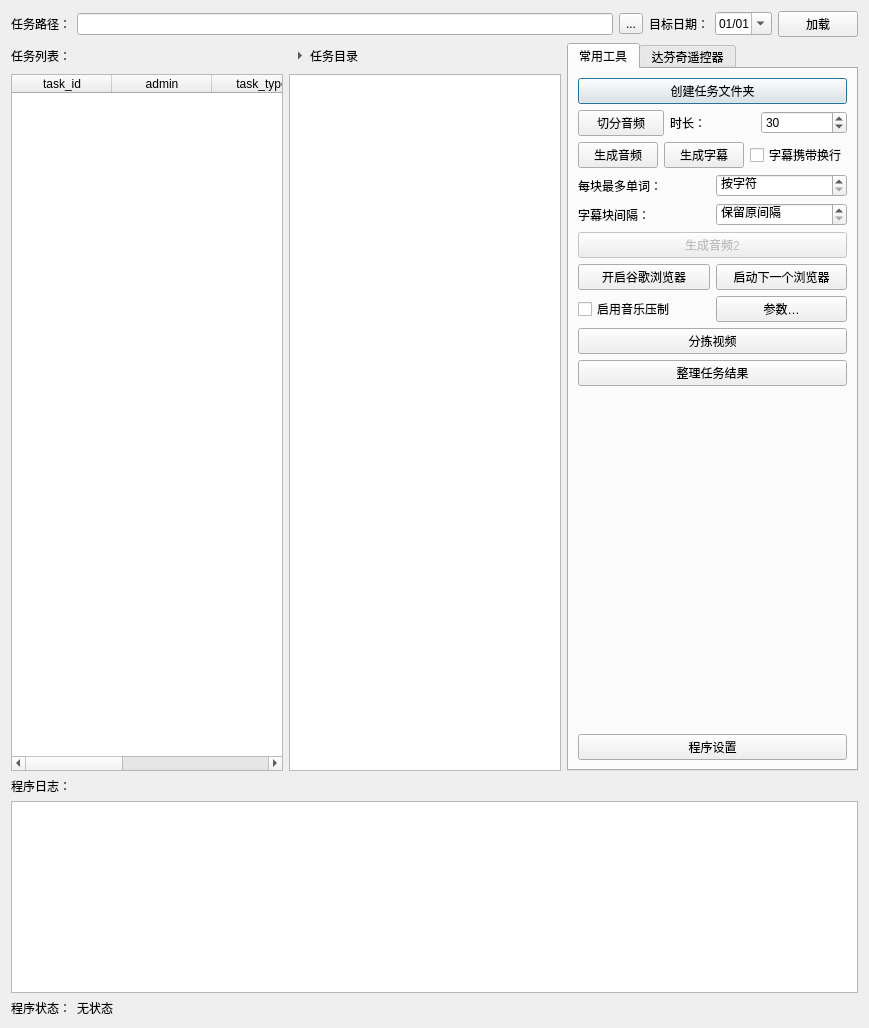
<?xml version="1.0" encoding="UTF-8"?>
<ui version="4.0">
 <class>MainDialog</class>
 <widget class="QDialog" name="MainDialog">
  <property name="geometry">
   <rect>
    <x>0</x>
    <y>0</y>
    <width>869</width>
    <height>1028</height>
   </rect>
  </property>
  <property name="windowTitle">
   <string>做视频辅助工具</string>
  </property>
  <layout class="QGridLayout" name="gridLayout">
   <item row="1" column="0">
    <widget class="QLabel" name="label_4">
     <property name="text">
      <string>任务列表：</string>
     </property>
    </widget>
   </item>
   <item row="4" column="0" colspan="3">
    <widget class="QTextEdit" name="log_text_edit"/>
   </item>
   <item row="5" column="0" colspan="3">
    <layout class="QHBoxLayout" name="horizontalLayout_2">
     <item>
      <widget class="QLabel" name="label_5">
       <property name="text">
        <string>程序状态：</string>
       </property>
      </widget>
     </item>
     <item>
      <widget class="QLabel" name="task_status_label">
       <property name="sizePolicy">
        <sizepolicy hsizetype="Expanding" vsizetype="Preferred">
         <horstretch>0</horstretch>
         <verstretch>0</verstretch>
        </sizepolicy>
       </property>
       <property name="text">
        <string>无状态</string>
       </property>
      </widget>
     </item>
    </layout>
   </item>
   <item row="1" column="2" rowspan="2">
    <widget class="QTabWidget" name="tabWidget">
     <property name="minimumSize">
      <size>
       <width>225</width>
       <height>0</height>
      </size>
     </property>
     <property name="currentIndex">
      <number>0</number>
     </property>
     <widget class="QWidget" name="common_tools">
      <attribute name="title">
       <string>常用工具</string>
      </attribute>
      <layout class="QVBoxLayout" name="verticalLayout">
       <item>
        <widget class="QPushButton" name="create_id_folder_btn">
         <property name="text">
          <string>创建任务文件夹</string>
         </property>
        </widget>
       </item>
       <item>
        <layout class="QHBoxLayout" name="horizontalLayout_4">
         <item>
          <widget class="QPushButton" name="split_audio_btn">
           <property name="text">
            <string>切分音频</string>
           </property>
          </widget>
         </item>
         <item>
          <widget class="QLabel" name="label_7">
           <property name="text">
            <string>时长：</string>
           </property>
          </widget>
         </item>
         <item>
          <widget class="QSpinBox" name="split_len_sbox">
           <property name="minimum">
            <number>10</number>
           </property>
           <property name="value">
            <number>30</number>
           </property>
          </widget>
         </item>
        </layout>
       </item>
       <item>
        <layout class="QHBoxLayout" name="horizontalLayout_3">
         <item>
          <widget class="QPushButton" name="gen_audio_btn">
           <property name="enabled">
            <bool>true</bool>
           </property>
           <property name="text">
            <string>生成音频</string>
           </property>
          </widget>
         </item>
         <item>
          <widget class="QPushButton" name="gen_vtt_btn">
           <property name="text">
            <string>生成字幕</string>
           </property>
          </widget>
         </item>
         <item>
          <widget class="QCheckBox" name="subtitle_line_break_checkbox">
           <property name="text">
            <string>字幕携带换行</string>
           </property>
           <property name="checked">
            <bool>false</bool>
           </property>
          </widget>
         </item>
        </layout>
       </item>
       <item>
        <layout class="QHBoxLayout" name="subtitle_word_options_layout">
         <item>
          <widget class="QLabel" name="subtitle_max_words_label">
           <property name="text">
            <string>每块最多单词：</string>
           </property>
          </widget>
         </item>
         <item>
          <widget class="QSpinBox" name="subtitle_max_words_spinbox">
           <property name="toolTip">
            <string>0 表示保持原来的按字符数分块；设置 4 时会尽量形成每块 3–4 个单词</string>
           </property>
           <property name="specialValueText">
            <string>按字符</string>
           </property>
           <property name="suffix">
            <string> 个</string>
           </property>
           <property name="minimum">
            <number>0</number>
           </property>
           <property name="maximum">
            <number>50</number>
           </property>
           <property name="value">
            <number>0</number>
           </property>
          </widget>
         </item>
        </layout>
       </item>
       <item>
        <layout class="QHBoxLayout" name="subtitle_gap_options_layout">
         <item>
          <widget class="QLabel" name="subtitle_gap_label">
           <property name="text">
            <string>字幕块间隔：</string>
           </property>
          </widget>
         </item>
         <item>
          <widget class="QSpinBox" name="subtitle_gap_ms_spinbox">
           <property name="toolTip">
            <string>保留原间隔为旧行为；设置 0 ms 时所有字幕块首尾相接</string>
           </property>
           <property name="specialValueText">
            <string>保留原间隔</string>
           </property>
           <property name="suffix">
            <string> ms</string>
           </property>
           <property name="minimum">
            <number>-1</number>
           </property>
           <property name="maximum">
            <number>5000</number>
           </property>
           <property name="value">
            <number>-1</number>
           </property>
          </widget>
         </item>
        </layout>
       </item>
       <item>
        <widget class="QPushButton" name="gen_audio_btn2">
         <property name="enabled">
          <bool>false</bool>
         </property>
         <property name="text">
          <string>生成音频2</string>
         </property>
        </widget>
       </item>
       <item>
        <layout class="QHBoxLayout" name="chrome_buttons_layout">
         <item>
          <widget class="QPushButton" name="open_chrome_btn">
           <property name="text">
            <string>开启谷歌浏览器</string>
           </property>
          </widget>
         </item>
         <item>
          <widget class="QPushButton" name="launch_next_chrome_btn">
           <property name="text">
            <string>启动下一个浏览器</string>
           </property>
          </widget>
         </item>
        </layout>
       </item>
       <item>
        <layout class="QHBoxLayout" name="music_ducker_layout">
         <item>
          <widget class="QCheckBox" name="music_ducker_checkbox">
           <property name="text">
            <string>启用音乐压制</string>
           </property>
          </widget>
         </item>
         <item>
          <widget class="QPushButton" name="music_ducker_settings_btn">
           <property name="text">
            <string>参数…</string>
           </property>
          </widget>
         </item>
        </layout>
       </item>
       <item>
        <widget class="QPushButton" name="assign_video_btn">
         <property name="text">
          <string>分拣视频</string>
         </property>
        </widget>
       </item>
       <item>
        <widget class="QPushButton" name="tidy_task_result_btn">
         <property name="text">
          <string>整理任务结果</string>
         </property>
        </widget>
       </item>
       <item>
        <spacer name="verticalSpacer">
         <property name="orientation">
          <enum>Qt::Vertical</enum>
         </property>
         <property name="sizeHint" stdset="0">
          <size>
           <width>20</width>
           <height>40</height>
          </size>
         </property>
        </spacer>
       </item>
       <item>
        <widget class="QPushButton" name="setting_btn">
         <property name="text">
          <string>程序设置</string>
         </property>
        </widget>
       </item>
      </layout>
     </widget>
     <widget class="QWidget" name="tab_2">
      <attribute name="title">
       <string>达芬奇遥控器</string>
      </attribute>
      <layout class="QGridLayout" name="gridLayout_2">
       <item row="0" column="0">
        <widget class="QTextEdit" name="textEdit">
         <property name="sizePolicy">
          <sizepolicy hsizetype="Ignored" vsizetype="Expanding">
           <horstretch>0</horstretch>
           <verstretch>0</verstretch>
          </sizepolicy>
         </property>
         <property name="font">
          <font>
           <pointsize>20</pointsize>
          </font>
         </property>
         <property name="readOnly">
          <bool>true</bool>
         </property>
         <property name="html">
          <string>&lt;!DOCTYPE HTML PUBLIC &quot;-//W3C//DTD HTML 4.0//EN&quot; &quot;http://www.w3.org/TR/REC-html40/strict.dtd&quot;&gt;
&lt;html&gt;&lt;head&gt;&lt;meta name=&quot;qrichtext&quot; content=&quot;1&quot; /&gt;&lt;style type=&quot;text/css&quot;&gt;
p, li { white-space: pre-wrap; }
&lt;/style&gt;&lt;/head&gt;&lt;body style=&quot; font-family:'SimSun'; font-size:20pt; font-weight:400; font-style:normal;&quot;&gt;
&lt;p style=&quot; margin-top:0px; margin-bottom:0px; margin-left:0px; margin-right:0px; -qt-block-indent:0; text-indent:0px;&quot;&gt;你怎么可以乱看🫣🫣🫣&lt;/p&gt;&lt;/body&gt;&lt;/html&gt;</string>
         </property>
        </widget>
       </item>
      </layout>
     </widget>
    </widget>
   </item>
   <item row="3" column="0" colspan="3">
    <widget class="QLabel" name="label_3">
     <property name="text">
      <string>程序日志：</string>
     </property>
    </widget>
   </item>
   <item row="0" column="0" colspan="3">
    <layout class="QHBoxLayout" name="horizontalLayout">
     <item>
      <widget class="QLabel" name="label_2">
       <property name="text">
        <string>任务路径：</string>
       </property>
      </widget>
     </item>
     <item>
      <widget class="DragDropLineEdit" name="task_path_edit"/>
     </item>
     <item>
      <widget class="QToolButton" name="open_task_path_btn">
       <property name="text">
        <string>...</string>
       </property>
      </widget>
     </item>
     <item>
      <widget class="QLabel" name="label">
       <property name="text">
        <string>目标日期：</string>
       </property>
      </widget>
     </item>
     <item>
      <widget class="QDateEdit" name="dateEdit">
       <property name="wrapping">
        <bool>false</bool>
       </property>
       <property name="frame">
        <bool>true</bool>
       </property>
       <property name="displayFormat">
        <string>MM/dd</string>
       </property>
       <property name="calendarPopup">
        <bool>true</bool>
       </property>
      </widget>
     </item>
     <item>
      <widget class="QPushButton" name="load_btn">
       <property name="text">
        <string>加载</string>
       </property>
      </widget>
     </item>
    </layout>
   </item>
   <item row="2" column="0">
    <widget class="QTableWidget" name="task_table_widget">
     <property name="sizePolicy">
      <sizepolicy hsizetype="Expanding" vsizetype="Expanding">
       <horstretch>1</horstretch>
       <verstretch>1</verstretch>
      </sizepolicy>
     </property>
     <property name="selectionBehavior">
      <enum>QAbstractItemView::SelectRows</enum>
     </property>
     <property name="verticalScrollMode">
      <enum>QAbstractItemView::ScrollPerItem</enum>
     </property>
     <column>
      <property name="text">
       <string>task_id</string>
      </property>
     </column>
     <column>
      <property name="text">
       <string>admin</string>
      </property>
     </column>
     <column>
      <property name="text">
       <string>task_type</string>
      </property>
     </column>
     <column>
      <property name="text">
       <string>task_date</string>
      </property>
     </column>
     <column>
      <property name="text">
       <string>task_audio_type</string>
      </property>
     </column>
    </widget>
   </item>
   <item row="2" column="1">
    <widget class="FileExplorerTreeView" name="file_explorer_tree_view">
     <property name="visible">
      <bool>false</bool>
     </property>
     <property name="sizePolicy">
      <sizepolicy hsizetype="Expanding" vsizetype="Expanding">
       <horstretch>1</horstretch>
       <verstretch>1</verstretch>
      </sizepolicy>
     </property>
     <property name="selectionMode">
      <enum>QAbstractItemView::ExtendedSelection</enum>
     </property>
    </widget>
   </item>
   <item row="1" column="1">
    <widget class="QToolButton" name="task_directory_toggle_btn">
     <property name="text">
      <string>任务目录</string>
     </property>
     <property name="checkable">
      <bool>true</bool>
     </property>
     <property name="checked">
      <bool>false</bool>
     </property>
     <property name="arrowType">
      <enum>Qt::RightArrow</enum>
     </property>
     <property name="toolButtonStyle">
      <enum>Qt::ToolButtonTextBesideIcon</enum>
     </property>
     <property name="autoRaise">
      <bool>true</bool>
     </property>
    </widget>
   </item>
  </layout>
 </widget>
 <customwidgets>
  <customwidget>
   <class>DragDropLineEdit</class>
   <extends>QLineEdit</extends>
   <header>QtPlus.MyLineEdit.h</header>
  </customwidget>
  <customwidget>
   <class>FileExplorerTreeView</class>
   <extends>QTreeView</extends>
   <header>QtPlus.MyTreeView.h</header>
  </customwidget>
 </customwidgets>
 <resources/>
 <connections/>
</ui>
